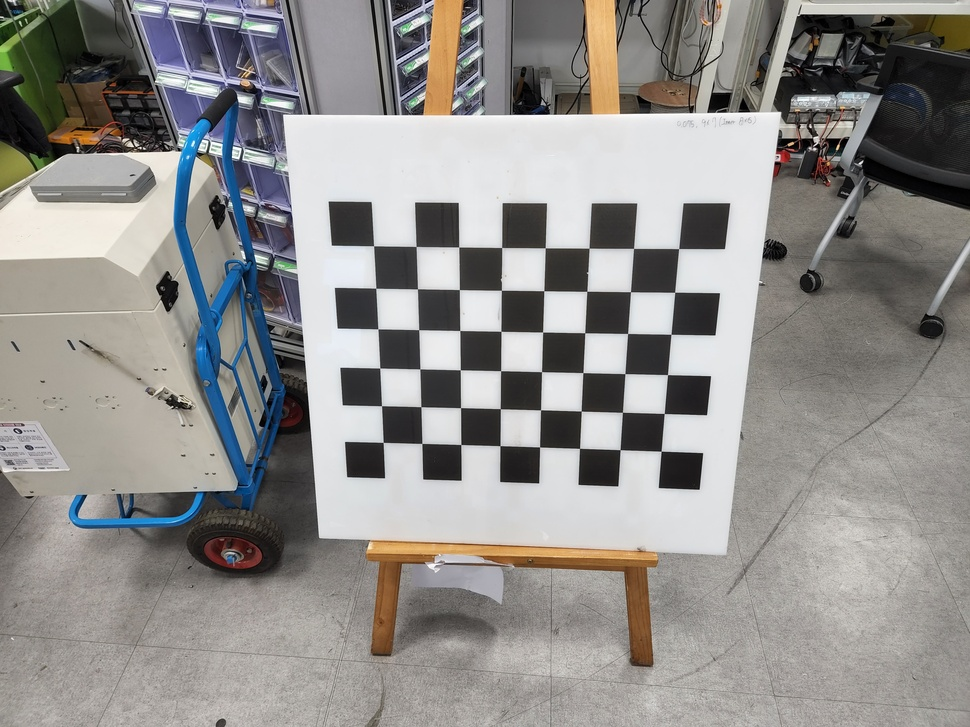
#> input picture calib/cal1.jpg, 970 x 727 px, shrunk from 4000 x 3000 before the run; its folder holds 4 pictures in this run
$ python calibration.py
#> lines starting #> are read from the running program, lines starting #| are printed output that depends on the picture
import numpy as np
import cv2
import os
import glob

'''
2019104035 장서연
2022 - 1 로봇센서데이터처리 중간고사 대체과제
'''
class MyCalib:
    def __init__(self):
        # 체커보드로, 카메라 캘리브레이션을 수행하는 클래스 입니다.
        self.CHECKERBOARD = (6,8)
        self.criteria = (cv2.TERM_CRITERIA_EPS + cv2.TERM_CRITERIA_MAX_ITER, 30, 0.001)
        self.calib_images = glob.glob('../calib/*.jpg')
        self.objpoints = []
        self.imgpoints = []

        self.objp = np.zeros((1, self.CHECKERBOARD[0] * self.CHECKERBOARD[1], 3), np.float32)
        self.objp[0,:,:2] = np.mgrid[0:self.CHECKERBOARD[0], 0:self.CHECKERBOARD[1]].T.reshape(-1, 2)

        self.mtx = None
        self.dist = None
        self.rvecs = None
        self.tvecs = None

    def run_calibration(self, mode):
        '''
        휴대전화 카메라로 찍은 해상도 높은 이미지를 사용하고 있기 때문에, 그냥 캘리브레이션 함수를 적용해주게 되면 시간이 오래 걸립니다.
        그래서 mode 변수를 추가하여 calibration 옵션을 넣었습니다.

        1. mode == 1로 설정시 제가 찾은 pre-defined calib coefficient matrix를 불러옵니다.
        2. mode == 2 또는 다른 숫자로 설정시 run_calibration() function을 수행하여 이미지로 부터 calibration 매트릭스를 구합니다.
        '''
#> called with mode = 0

        if (mode == 1):
            self.mtx = np.array([[2.66888569e+03, 0.00000000e+00, 1.99903739e+03],[0.00000000e+00, 2.67671159e+03, 1.44211074e+03], [0.00000000e+00 ,0.00000000e+00, 1.00000000e+00]])
            self.dist = np.array([[ 1.75402080e-01, -7.48159879e-01 , 2.86709827e-04 ,-1.64777692e-03, 1.26106460e+00]])
            self.rvecs = (np.array([[-0.36972014], [-0.60928317],[ 1.2972393 ]]),
                                    np.array([[-0.45617329],[-0.59331868],[ 1.2566169 ]]),
                                    np.array([[ 0.1735061 ],[ 0.27998858],[-1.54732321]]),
                                    np.array([[-0.54084815],[ 0.57465703],[-1.19234384]]),
                                    np.array([[-0.26475728],[ 0.30446651],[ 1.54904813]]))

            self.tvecs = (np.array([[ 0.77999127],[-2.92899164],[17.51990434]]),
                                    np.array([[ 3.20470194],[-3.59188578],[11.70767985]]),
                                    np.array([[-2.59491562],[ 2.38296388],[16.67693034]]),
                                    np.array([[-3.49741424],[ 2.29262768],[22.62296227]]),
                                    np.array([[ 3.75438944],[-3.21979857],[12.77994864]]))
        else:
            for idx, cimg in enumerate(self.calib_images):
                print("Processing Calibration images ...", idx)
                src = cv2.imread(cimg)
#> src is the input picture: shape (727, 970, 3); mean B, G, R 139.7, 142.2, 144.1
                img = cv2.cvtColor(src.copy(), cv2.COLOR_BGR2GRAY)
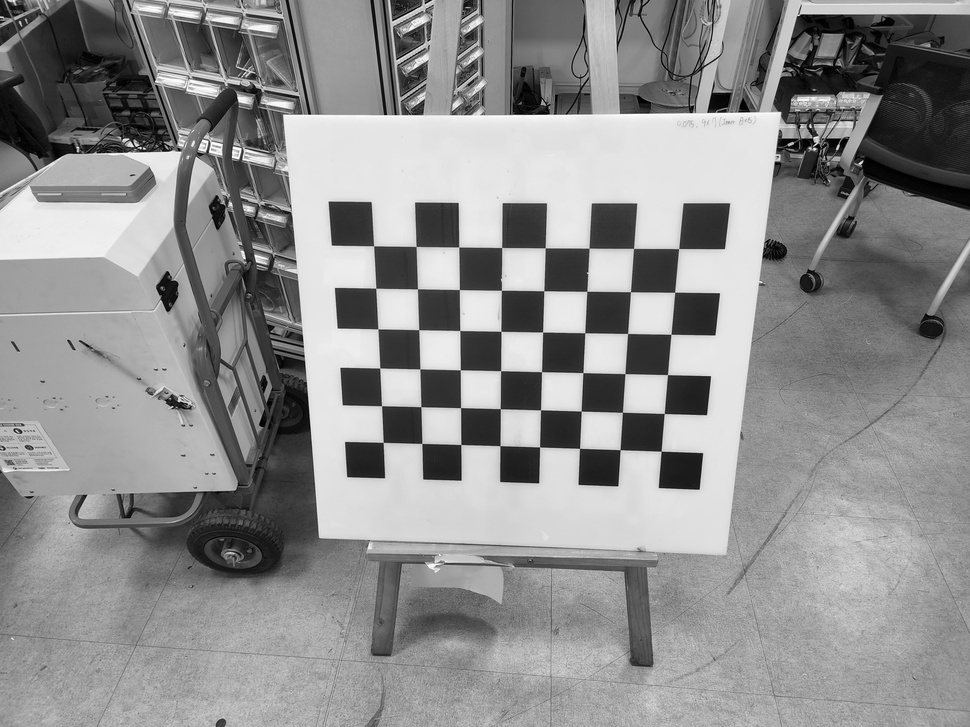
#> img: shape (727, 970); min 0, max 255, mean 142.4

                ret, corners = cv2.findChessboardCorners(img, self.CHECKERBOARD, cv2.CALIB_CB_ADAPTIVE_THRESH + cv2.CALIB_CB_FAST_CHECK + cv2.CALIB_CB_NORMALIZE_IMAGE)
#> ret = True; corners = 48 rows, first 8: [383.2, 442.4], [381.5, 405.7], [379.8, 368], [377.8, 328.8], [375.8, 288.2], [373.6, 245.8], [421.8, 443.4], [420.9, 406.7]

                if ret == True:
                    self.objpoints.append(self.objp)
                    corners2 = cv2.cornerSubPix(img, corners, (11,11),(-1,-1), self.criteria)
#> corners2 = 48 rows, first 8: [383.2, 442.4], [381.5, 405.7], [379.7, 368], [377.9, 328.8], [375.8, 288.2], [373.6, 245.7], [421.9, 443.4], [420.9, 406.7]
                    self.imgpoints.append(corners2)
#> pass 2 of the loop in run_calibration, `for idx, cimg in enumerate(self.calib_images):`:
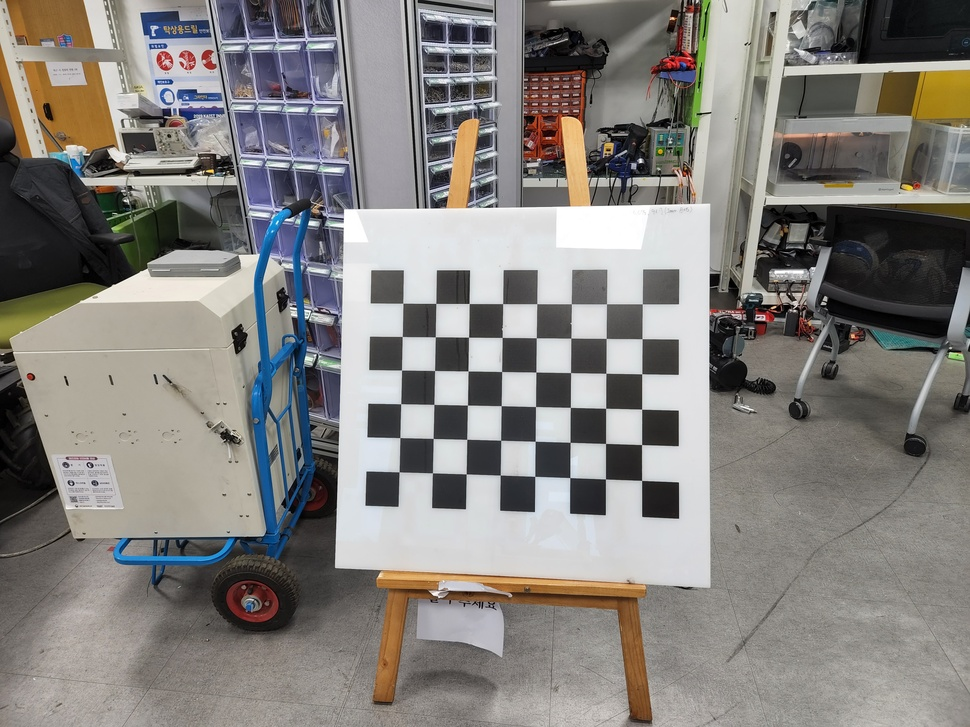
#> input picture calib/cal10.jpg, 970 x 727 px, shrunk from 4000 x 3000 before the run
#> in run_calibration, src is the input picture: shape (727, 970, 3); mean B, G, R 125.2, 128.8, 131.7
#> in run_calibration, `img = cv2.cvtColor(src.copy(), cv2.COLOR_BGR2GRAY)`:
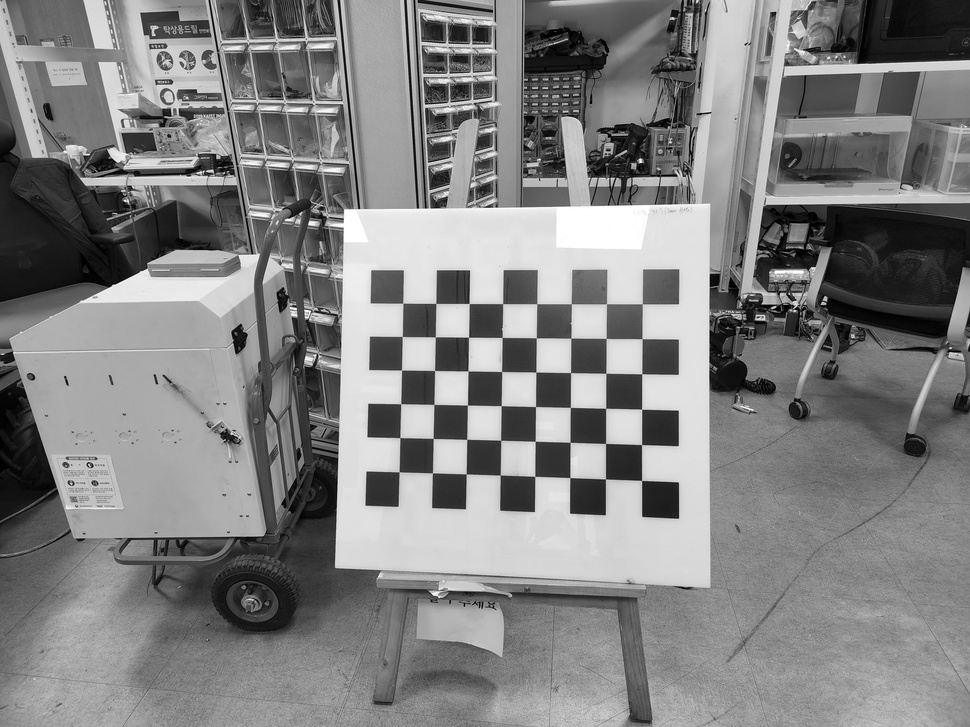
#> img: shape (727, 970); min 0, max 255, mean 129.2
#> corners = 48 rows, first 8: [399.1, 471.8], [399.8, 437.5], [400.7, 403.7], [401.5, 370], [402.2, 336.4], [402.8, 303.2], [432.5, 472.8], [433.2, 438.4]
#> corners2 = 48 rows, first 8: [399, 471.8], [399.8, 437.6], [400.7, 403.7], [401.5, 370.1], [402.3, 336.5], [402.8, 303.2], [432.4, 472.8], [433.1, 438.5]
#> pass 3 of the loop in run_calibration, `for idx, cimg in enumerate(self.calib_images):`:
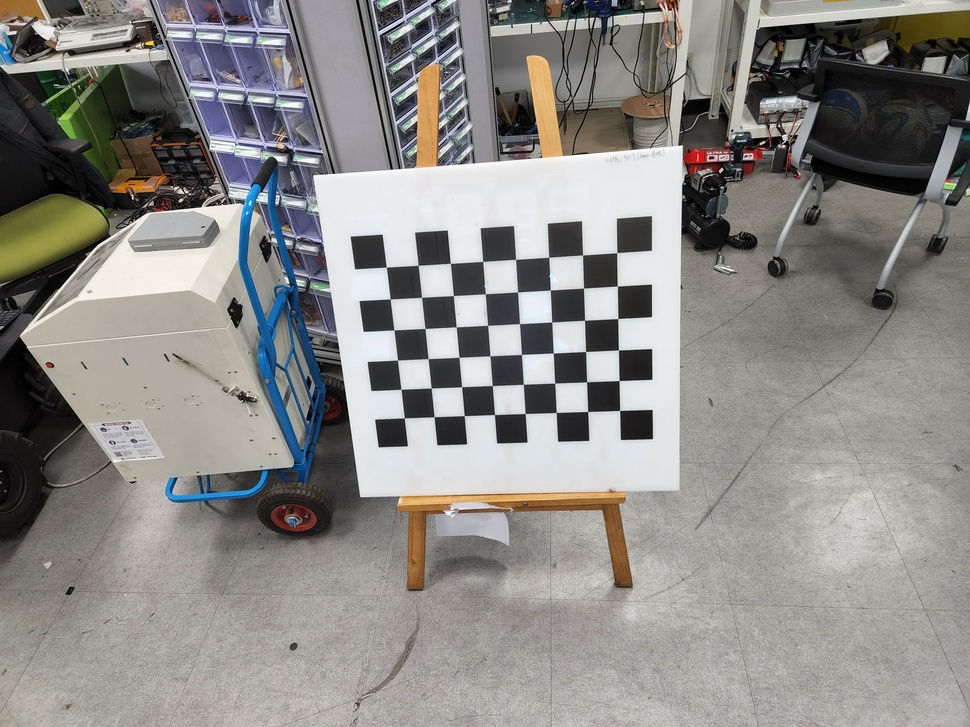
#> input picture calib/cal11.jpg, 970 x 727 px, shrunk from 4000 x 3000 before the run
#> in run_calibration, src is the input picture: shape (727, 970, 3); mean B, G, R 134.4, 137.5, 139.3
#> in run_calibration, `img = cv2.cvtColor(src.copy(), cv2.COLOR_BGR2GRAY)`:
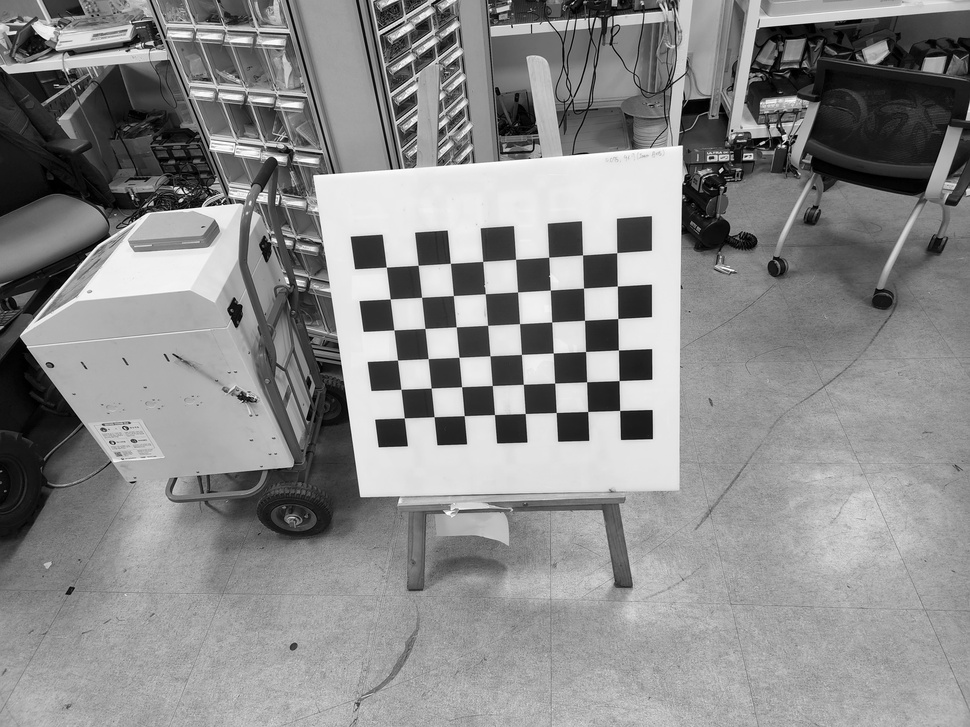
#> img: shape (727, 970); min 0, max 255, mean 137.7
#> corners = 48 rows, first 8: [616.8, 252.7], [617.3, 286], [617.8, 318.5], [618.5, 350], [619, 380.5], [619.6, 410.4], [582.6, 254.9], [583.5, 288]
#> corners2 = 48 rows, first 8: [616.7, 252.7], [617.3, 286], [617.8, 318.5], [618.4, 350], [619.1, 380.6], [619.6, 410.4], [582.6, 254.9], [583.5, 288.1]
#> the loop made 4 passes; the first 3 are shown

            _, self.mtx, self.dist, self.rvecs, self.tvecs = cv2.calibrateCamera(self.objpoints, self.imgpoints, img.shape[::-1], None, None)
            # 각각의 체커 이미지로 부터 구한 카메라 intrinsic 행렬, 렌즈 왜곡 계수, Rotation 벡터, Translation 벡터등을 멤버변수로 대입해 넣습니다.

    def printCalibMat(self):
        '''
        Calibration 매트릭스 출력용 함수 입니다.

        '''
        print("Camera matrix : \n") # intrinsic 카메라 행렬을 의미합니다.
        print(self.mtx)
        print("dist : \n") # 렌즈 왜곡 계수입니다.
        print(self.dist)
        print("rvecs : \n") # 캘리브레이션 이미지로부터 유래한 Rotation (회전) 행렬입니다.
        print(self.rvecs)
        print("tvecs : \n") # 캘리브레이션 이미지로부터 유래한 Translation (이동) 행렬입니다.
        print(self.tvecs)

if __name__ == "__main__":
    mycalib = MyCalib()
    mycalib.run_calibration(0)
    mycalib.printCalibMat()
